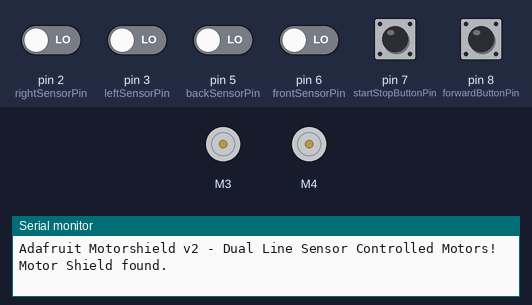
Recording of a sketch running on a simulated Arduino Uno, built with avr-gcc and run on an emulated ATmega328P. On the bench: 2 × DC motor (green arrow = forward, orange = backward, longer = faster), the last lines printed to the serial monitor. The test bench sets the inputs (shaded band); at power-on: pin 2 (rightSensorPin), pin 3 (leftSensorPin), pin 5 (backSensorPin), pin 6 (frontSensorPin), pin 7 (startStopButtonPin), pin 8 (forwardButtonPin) LOW.

Above: at 1.2 s.
1.3 s: pin 7 (startStopButtonPin) pulled HIGH for 0.15 s
3.1 s: pin 2 (rightSensorPin) driven HIGH
At 4.0 s:
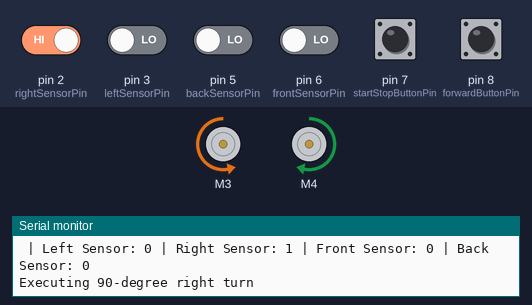
6.1 s: pin 3 (leftSensorPin) driven HIGH
At 7.1 s:
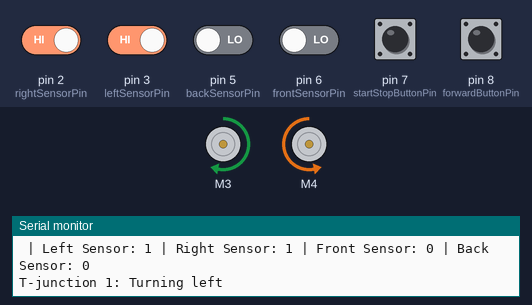
8.8 s: pin 6 (frontSensorPin) driven HIGH
At 10.1 s:
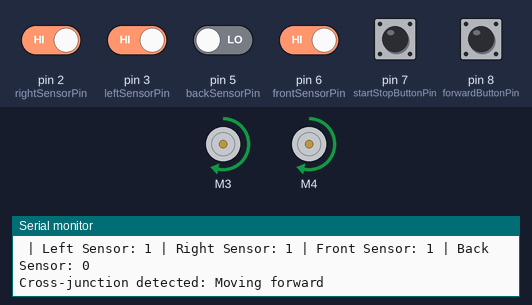
10.4 s: pin 8 (forwardButtonPin) pulled HIGH for 1 s
12.9 s: pin 2 (rightSensorPin) driven LOW
Timing chart, 0 to 16.9 s (numbered marks = the images above; inputs shaded):
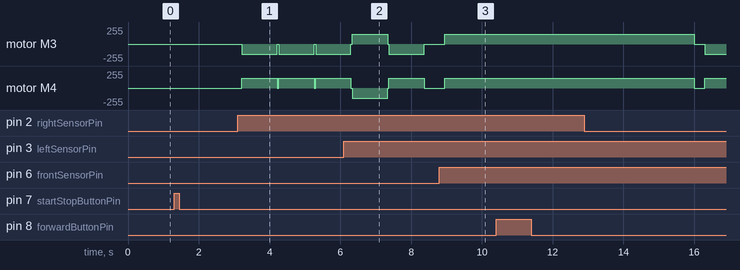

Measured:
- after the input at 3.1 s, motor M3: stopped → backward 150/255 after 0.12 s; motor M4: stopped → forward 150/255 after 0.12 s
- after the input at 8.8 s, motor M3, motor M4: stopped → forward 150/255 after 0.15 s

The sketch:

sketch_oct18c.ino
```cpp
#include <Adafruit_MotorShield.h>

// Create the motor shield object
Adafruit_MotorShield AFMS = Adafruit_MotorShield();
Adafruit_DCMotor *myMotor1 = AFMS.getMotor(3);  // Motor on M3 (left motor)
Adafruit_DCMotor *myMotor2 = AFMS.getMotor(4);  // Motor on M4 (right motor)

// Line sensor pins
int leftSensorPin = 3;   // Left line sensor connected to pin 2
int rightSensorPin = 2;  // Right line sensor connected to pin 3
int frontSensorPin = 6;
int backSensorPin = 5;

// Button pins
int startStopButtonPin = 7; // First button for start/stop
int forwardButtonPin = 8;   // Second button for moving forward 5 seconds

// Variable to track system state (1 = running, 0 = stopped)
int systemRunning = 0;
bool isTurningRight = false;  // Flag for 90-degree right turn
bool isTurningLeft = false;   // Flag for 90-degree left turn
int tJunctionCount = 0;       // Counter to track how many T-junctions have been encountered

void setup() {
  Serial.begin(9600);
  Serial.println("Adafruit Motorshield v2 - Dual Line Sensor Controlled Motors!");

  if (!AFMS.begin()) {
    Serial.println("Could not find Motor Shield. Check wiring.");
    while (1);
  }
  Serial.println("Motor Shield found.");

  // Set up line sensor pins
  pinMode(leftSensorPin, INPUT);
  pinMode(rightSensorPin, INPUT);
  pinMode(frontSensorPin, INPUT);
  pinMode(backSensorPin, INPUT);

  // Set up button pins
  pinMode(startStopButtonPin, INPUT);
  pinMode(forwardButtonPin, INPUT);

  // Set initial motor speeds
  myMotor1->setSpeed(150);  // Speed for Motor 1 (left)
  myMotor2->setSpeed(150);  // Speed for Motor 2 (right)
}

void loop() {
  // Check if the start/stop button has been pressed
  if (digitalRead(startStopButtonPin) == HIGH) {
    systemRunning = !systemRunning; // Toggle system state
    delay(300); // Debounce delay
    if (systemRunning) {
      Serial.println("System started");
    } else {
      Serial.println("System stopped");
      myMotor1->run(RELEASE);  // Stop both motors
      myMotor2->run(RELEASE);
      return; // Exit loop if system is stopped
    }
  }

  // If system is running and not turning, check the second button for 5-second forward movement
  if (systemRunning && !isTurningRight && !isTurningLeft) {
    if (digitalRead(forwardButtonPin) == HIGH) {
      Serial.println("Moving forward for 5 seconds");
      myMotor1->run(FORWARD);  // Move left motor forward
      myMotor2->run(FORWARD);  // Move right motor forward
      delay(5000);  // Move forward for 5 seconds
      myMotor1->run(RELEASE);  // Stop both motors after 5 seconds
      myMotor2->run(RELEASE);
      delay(300);  // Debounce delay
    }

    // If the forward button is not pressed, execute the normal line-following logic
    int leftVal = digitalRead(leftSensorPin);    // Read left line sensor
    int rightVal = digitalRead(rightSensorPin);  // Read right line sensor
    int frontVal = digitalRead(frontSensorPin);
    int backVal = digitalRead(backSensorPin);

    // Print sensor values for debugging
    Serial.print(" | Left Sensor: ");
    Serial.print(leftVal);
    Serial.print(" | Right Sensor: ");
    Serial.print(rightVal);
    Serial.print(" | Front Sensor: ");
    Serial.print(frontVal);
    Serial.print(" | Back Sensor: ");
    Serial.println(backVal);

    // Check for cross-junction condition (all sensors are HIGH)
    if (leftVal == HIGH && rightVal == HIGH && frontVal == HIGH) {
      // Cross-junction detected: Move forward
      Serial.println("Cross-junction detected: Moving forward");
      myMotor1->run(FORWARD);  // Continue moving forward
      myMotor2->run(FORWARD);
      delay(1000);  // Move forward for a bit before checking again
      return;  // Continue moving forward, do not turn
    }

    // Check for 90-degree right turn condition
    if (leftVal == LOW && frontVal == LOW && rightVal == HIGH) {
      // Begin 90-degree right turn
      isTurningRight = true;
      Serial.println("Executing 90-degree right turn");
      executeRightTurn();
      return; // Exit the loop during the turn
    }

    // Check for 90-degree left turn condition
    if (leftVal == HIGH && frontVal == LOW && rightVal == LOW) {
      // Begin 90-degree left turn
      isTurningLeft = true;
      Serial.println("Executing 90-degree left turn");
      executeLeftTurn();
      return; // Exit the loop during the turn
    }

    // Check for T-junction condition (both left and right sensors are HIGH, front is LOW)
    if (leftVal == HIGH && rightVal == HIGH && frontVal == LOW) {
      tJunctionCount++;  // Increment T-junction count
      if (tJunctionCount == 1) {
        // First T-junction: Turn left
        isTurningLeft = true;
        Serial.println("T-junction 1: Turning left");
        executeLeftTurn();
      } else if (tJunctionCount == 2) {
        // Second T-junction: Turn right
        isTurningRight = true;
        Serial.println("T-junction 2: Turning right");
        executeRightTurn();
      }
      return; // Exit the loop during the turn
    }

    // Control logic based on sensor readings
    if (leftVal == LOW && rightVal == LOW && frontVal == HIGH) {
      myMotor1->run(FORWARD);  // Move left motor
      myMotor2->run(FORWARD);  // Move right motor forward
      Serial.println("Driving forward");
    } else if (leftVal == LOW && rightVal == HIGH && frontVal == HIGH) {
      myMotor2->run(BACKWARD);  // Move right motor
      myMotor1->run(FORWARD);  // Move left motor forward
      Serial.println("Adjusting left");
    } else if (leftVal == HIGH && rightVal == LOW && frontVal == HIGH) {
      myMotor2->run(FORWARD);  // Move right motor forward
      myMotor1->run(BACKWARD);  // Stop left motor
      Serial.println("Adjusting right");
    } else {
      myMotor2->run(RELEASE);
      myMotor1->run(RELEASE);
      Serial.println("Stopping, no line detected");
    }

    // Small delay to avoid rapid looping
    delay(50);
  }
}

// Function to execute a 90-degree right turn
void executeRightTurn() {
  // Set both motors to turn the robot right
  myMotor1->setSpeed(150);  // Set left motor speed
  myMotor2->setSpeed(150);  // Set right motor speed

  // Execute a right turn by running the left motor backward and right motor forward
  myMotor1->run(BACKWARD);  // Left motor moves backward
  myMotor2->run(FORWARD);   // Right motor moves forward

  // Adjust the delay to achieve a 90-degree turn (may need tuning based on motor power and turn duration)
  delay(1000);  // This delay should be fine-tuned to complete the 90-degree turn

  // Stop the motors after completing the turn
  myMotor1->run(RELEASE);
  myMotor2->run(RELEASE);

  // Turn completed, reset the flag
  isTurningRight = false;
}

// Function to execute a 90-degree left turn
void executeLeftTurn() {
  // Set both motors to turn the robot left
  myMotor1->setSpeed(150);  // Set left motor speed
  myMotor2->setSpeed(150);  // Set right motor speed

  // Execute a left turn by running the right motor backward and left motor forward
  myMotor1->run(FORWARD);   // Left motor moves forward
  myMotor2->run(BACKWARD);  // Right motor moves backward

  // Adjust the delay to achieve a 90-degree turn (may need tuning based on motor power and turn duration)
  delay(1000);  // This delay should be fine-tuned to complete the 90-degree turn

  // Stop the motors after completing the turn
  myMotor1->run(RELEASE);
  myMotor2->run(RELEASE);

  // Turn completed, reset the flag
  isTurningLeft = false;
}
```
